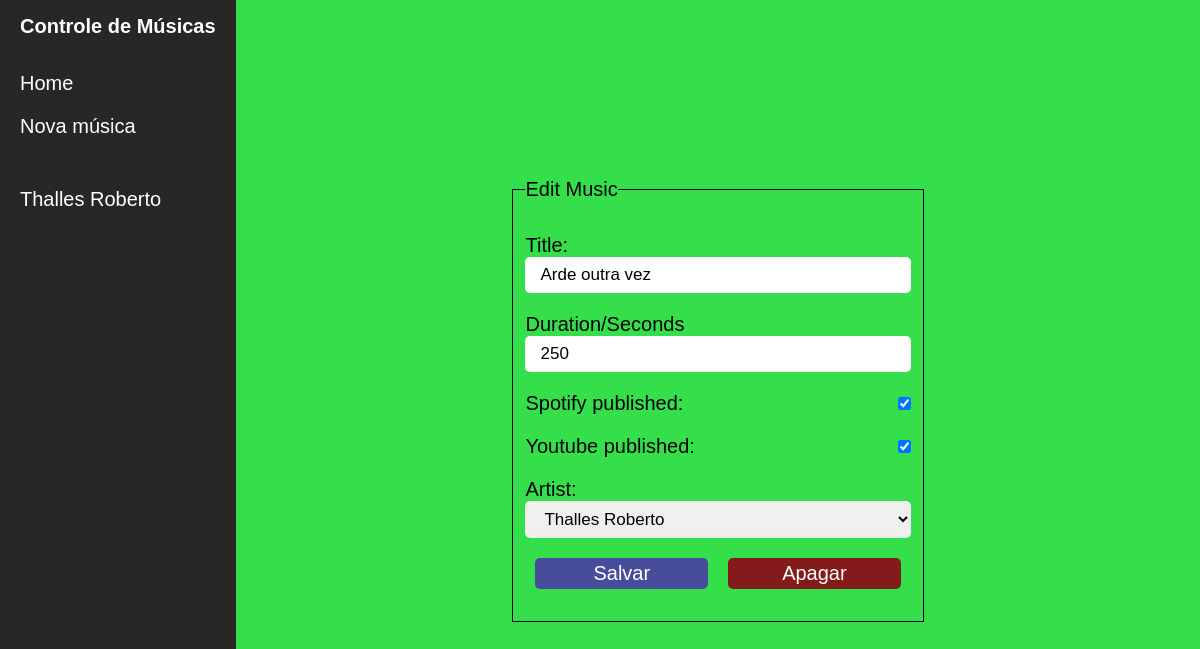
/update/26, run on an earlier commit of the app's database.
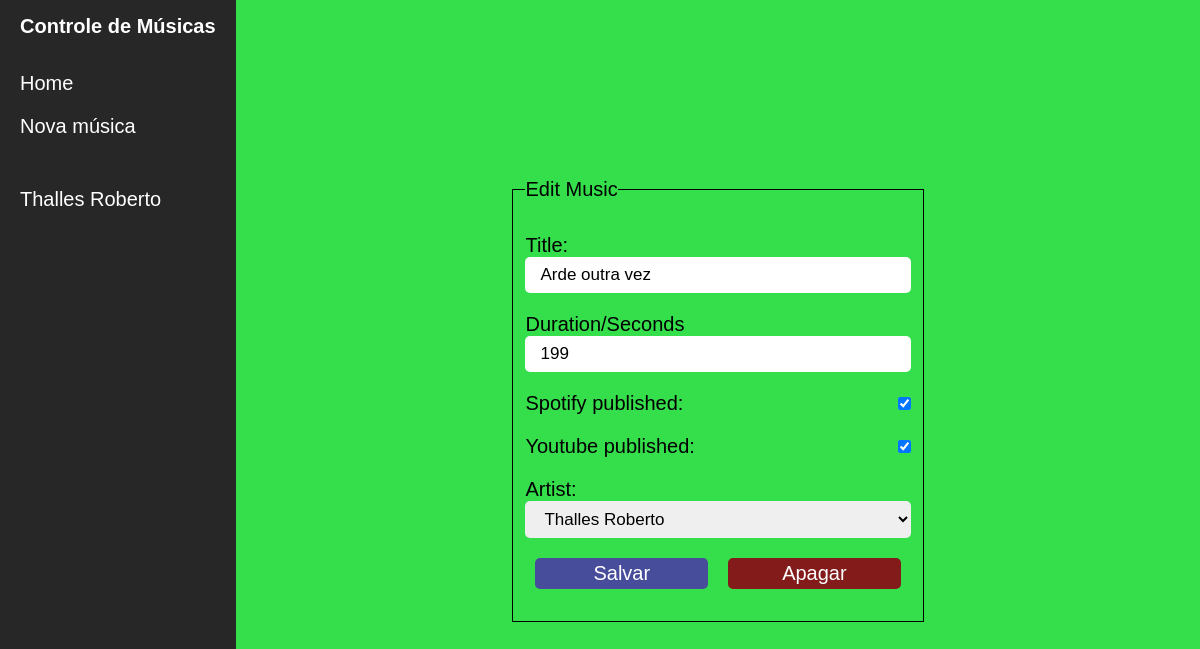
And on a later commit of the database.
### musics/models.py (models this page shows, shortened)
class Artist(models.Model):
    name = models.CharField(max_length=30)
    date_joined = models.DateTimeField()
    def __str__(self) -> str:
        return self.name
    class Meta:
        verbose_name_plural = 'Artists'

class Song(models.Model):
    title = models.CharField(max_length=30)
    duration = models.IntegerField()
    spotify_published = models.BooleanField()
    youtube_published = models.BooleanField()
    artist = models.ForeignKey(Artist, on_delete=models.CASCADE)
    class Meta:
        verbose_name_plural = 'Songs'

### musics/views.py (the view)
# urls.py: path('update/<int:id>', update_song, name='url_update_song'),
def update_song(request, id: int) -> render or redirect:
    song = Song.objects.get(pk=id)
    form = SongForm(request.POST or None, instance=song)
    if request.method == "POST" and form.is_valid():
        form.save()
        return redirect('url_new_song')
    data = {}
    data['form'] = form
    data['message'] = 'Edit Music'
    data['artists'] = get_artist()
    data['song'] = song
    return render(request, 'musics/form.html', data)

### musics/form.py
class SongForm(ModelForm):
    class Meta:
        model = Song
        fields = ['title', 'duration', 'spotify_published', 'youtube_published', 'artist']

### musics/views.py (called while the page is built)
def get_artist() -> Artist:
    artists = Artist.objects.order_by('name')
    for artist in artists:
        temp_date = artist.date_joined.strftime("%d/%m/%Y")
        artist.date_joined = temp_date
    return artists

### musics/templates/musics/form.html (shortened to what this page needs)
{% extends "musics/base.html" %}
{% load static %}
{% block conteudo %}
<form data-idMusic="{{ song.id }}" method="POST">
  <fieldset>
    <legend> {{ message }}</legend>
    {{ form.as_p }}
    <div class='buttons'>
      <button class="btnSubmit" type="submit">Salvar</button>
      {% if song.id is not null %}
      <button class="btnDelete" type="button">Apagar</button>
      {% endif %}
    </div>
  </fieldset>
</form>
{% endblock conteudo %}

### musics/templates/musics/base.html (shortened to what this page needs)
{% load static %}
<!DOCTYPE html>
<html lang="pt-br">
<head>
    <link rel="stylesheet" href=" {% static 'css/style.css' %} ">
</head>
<body>
    <div class="barra">
        <div>
            <span>Controle de Músicas</span>
        </div>
        <ul class="cabecalho">
            <li id="url_home">Home</li>
            <li id="url_new_song">Nova música</li>
            {% for artist in artists %}
            <li class="artist" data-id="{{ artist.id }}"> {{ artist.name }} </li>
            {% endfor %}
        </ul>
    </div>
    <main class="container">
        {% block conteudo %}
        {% endblock conteudo %}
    </main>
</body>
</html>

### musics/static/css/style.css (style rules this page uses)
html, body { font-family: Arial, Helvetica, sans-serif; font-size: 20px; height: 100%; background-color: rgb(53, 223, 75); }
* { margin: 0; padding: 0; box-sizing: border-box; }
body { display: flex; flex-direction: row; }
.barra { overflow: auto; background: rgb(39, 39, 39); width: 250px; height: 100%; }
.barra div { padding: 15px 0 0 20px; }
.barra div span { text-align: center; color: white; font-weight: 700; }
.container { overflow: auto; width: 85%; height: 100%; display: flex; justify-content: center; align-items: center; }
li { list-style: none; padding: 10px 0 10px 20px; cursor: pointer; color: white; }
ul { padding: 10% 0; }
form { min-width: 400px; border: none; padding: 15px; background-color: inherit; color: black; font-weight: 500; }
form p, .buttons, .links { display: flex; justify-content: space-between; flex-direction: row; align-items: center; flex-wrap: wrap; margin: 20px 0; }
form p select, form p input[type='text'], form p input[type="number"] { padding: 8px 15px; outline: none; border: none; border-radius: 5px; font-family: Arial, Helvetica, sans-serif; width: 100%; font-size: 17px; }
form p.checkbox, form p.checkbox>* { cursor: pointer; }
fieldset { border: 1px solid #000; box-sizing: content-box; padding: 3%; }
.btnSubmit, .btnDelete { cursor: pointer; min-width: 45%; background-color: rgb(71, 77, 155); color: white; outline: none; text-align: center; font-size: 20px; border: none; border-radius: 5px; padding: 4px; }
.btnDelete { background-color: rgb(131, 27, 27); }
.buttons, .links { justify-content: space-around; }
#url_new_song { margin-bottom: 30px; }

What changed in the data, as far as the page shows it:
changed Song "Arde outra vez": duration "250" → "199"
